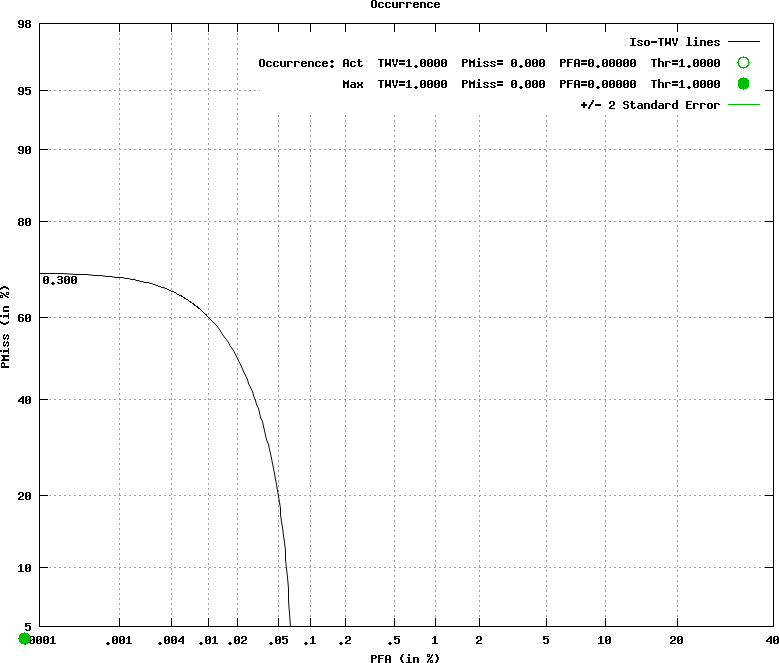

Write the gnuplot code that produced this figure.
set terminal postscript color
set noxzeroaxis
set noyzeroaxis
### Using xScale = nd
### Using yScale = nd
set style fill  transparent solid 0.10 noborder
### keyLoc=top keySpacing=0.7 keyFontFace=medium keyFontSize=
set key top samplen 1 spacing 0.7  font "medium,"
set size ratio 0.821894871074622
set title 'Occurrence'
set grid
set pointsize 3
set ylabel 'PMiss (in %)'
set xlabel 'PFA (in %)'
set label 2 "0.300" at graph 0.005, graph 0.575729465340501 left nopoint textcolor rgb "#b0b0b0b"
set label 3  "" point lc 2 pt 6 ps 2 at graph    -0.02, graph  -0.02
set label 4  "" point lc 2 pt 7 ps 2 at graph    -0.02, graph  -0.02
set noxtics
set xtics ('.0001' -4.7534, '.001' -4.2649, '.004' -3.9444, '.01' -3.7190, '.02' -3.5401, '.05' -3.2905, '.1' -3.0902, '.2' -2.8782, '.5' -2.5758, '1' -2.3263, '2' -2.0537, '5' -1.6449, '10' -1.2816, '20' -0.8416, '40' -0.2533)
set noytics
set ytics ('5' -1.6449, '10' -1.2816, '20' -0.8416, '40' -0.2533, '60' 0.2533, '80' 0.8416, '90' 1.2816, '95' 1.6449, '98' 2.0537)
plot [-4.75343910607888:-0.253347103317183] [-1.64485362793551:2.05374890849825] \
  'overall_TUSZ/nist/nist.dets/sum.Occurrence.isometriclines' title 'Iso-TWV lines' with lines lt rgb "#b0b0b0b" lw 1,\
    'overall_TUSZ/nist/nist.dets/sum.Occurrence.dat.1' using 3:2 notitle with  lines  lc 2,\
   'overall_TUSZ/nist/nist.dets/sum.Occurrence.dat.2' using 11:10 title 'Occurrence: Act  TWV=1.0000  PMiss= 0.000  PFA=0.00000  Thr=1.0000' with points lc 2 pt 6 ps 2 ,\
    'overall_TUSZ/nist/nist.dets/sum.Occurrence.dat.2' using 6:5 title 'Max  TWV=1.0000  PMiss= 0.000  PFA=0.00000  Thr=1.0000' with points lc 2 pt 7 ps 2,\
  'overall_TUSZ/nist/nist.dets/sum.Occurrence.dat.1' using 8:7 title '+/- 2 Standard Error' with  lines  lc 2,\
  'overall_TUSZ/nist/nist.dets/sum.Occurrence.dat.1' using 10:9 notitle with  lines  lc 2
